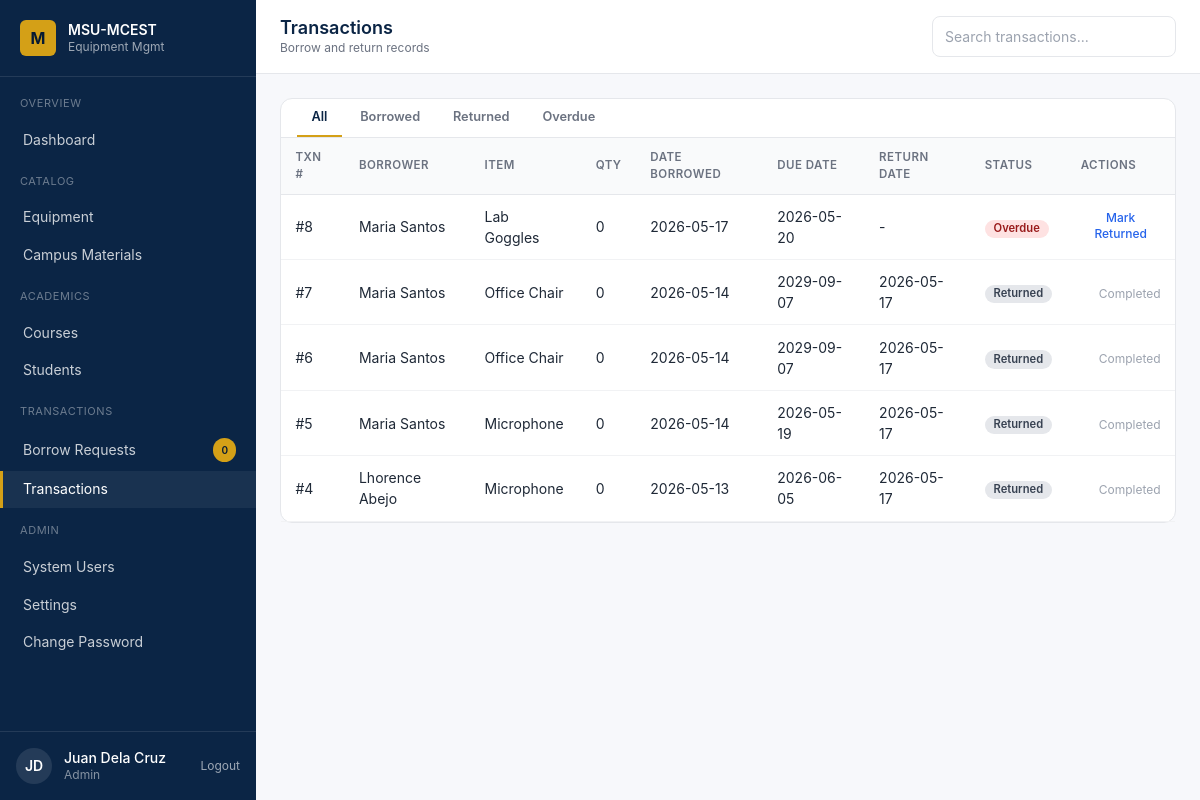
Page /pages/transactions.php (signed in) on the committed database.
### tables this page shows
CREATE TABLE `users` (
  `user_id` int(11) NOT NULL,
  `student_id` int(11) DEFAULT NULL,
  `official_id` varchar(50) DEFAULT NULL,
  `username` varchar(100) NOT NULL,
  `password` varchar(255) NOT NULL,
  `role` enum('student','admin','faculty') DEFAULT 'student',
  `is_default_password` tinyint(1) DEFAULT 1,
  `is_active` tinyint(1) DEFAULT 1,
  `last_login` timestamp NULL DEFAULT NULL,
  `created_at` timestamp NOT NULL DEFAULT current_timestamp()
);

CREATE TABLE `master_list` (
  `student_id` int(11) NOT NULL,
  `first_name` varchar(100) NOT NULL,
  `last_name` varchar(255) NOT NULL,
  `course_code` varchar(20) DEFAULT NULL,
  `year_level` varchar(50) DEFAULT NULL,
  `created_at` timestamp NOT NULL DEFAULT current_timestamp()
);

CREATE TABLE `transactions` (
  `transaction_id` int(11) NOT NULL,
  `request_id` int(11) NOT NULL,
  `student_id` int(11) NOT NULL,
  `item_id` int(11) NOT NULL,
  `quantity_borrowed` int(11) NOT NULL,
  `borrow_date` date NOT NULL,
  `expected_return_date` date NOT NULL,
  `created_at` timestamp NOT NULL DEFAULT current_timestamp(),
  `updated_at` timestamp NOT NULL DEFAULT current_timestamp() ON UPDATE current_timestamp(),
  `status` enum('PENDING','ONGOING','RETURNED') DEFAULT 'PENDING'
);

CREATE TABLE `items` (
  `item_id` int(11) NOT NULL,
  `item_name` varchar(200) NOT NULL,
  `description` varchar(1000) DEFAULT NULL,
  `unit_id` int(11) DEFAULT NULL,
  `category_id` int(11) NOT NULL,
  `total_quantity` int(11) NOT NULL DEFAULT 0,
  `available_quantity` int(11) NOT NULL DEFAULT 0,
  `min_quantity_alert` int(11) DEFAULT 5,
  `received_by_official_id` varchar(50) DEFAULT NULL,
  `date_added` date DEFAULT NULL,
  `status` enum('active','inactive') DEFAULT 'active',
  `stock_status` enum('out_of_stock','low_stock','available') NOT NULL DEFAULT 'out_of_stock',
  `created_at` timestamp NOT NULL DEFAULT current_timestamp(),
  `updated_at` timestamp NOT NULL DEFAULT current_timestamp() ON UPDATE current_timestamp()
);

### process/_helpers.php (called while the page is built, shortened)
<?php
function can_manage_user_roles($role)
{
    return $role === 'admin';
}

### pages/transactions.php (the view, shortened to what this page needs)
<?php
require_once __DIR__ . '/../partials/page-data.php';
$transactionRows = all_rows(
    'SELECT t.*, i.item_name, CONCAT(m.first_name, " ", m.last_name) AS borrower_name
     FROM transactions t
     JOIN items i ON i.item_id = t.item_id
     JOIN master_list m ON m.student_id = t.student_id
     ORDER BY t.created_at DESC'
);
?>
<!doctype html>
<html lang="en">
<head>
  <script src="https://cdn.tailwindcss.com"></script>
  <link rel="stylesheet" href="../css/app.css" />
</head>
<body class="min-h-screen bg-surface">
<aside class="sidebar hidden md:flex md:flex-col w-64 bg-navy text-white fixed inset-y-0 left-0 z-30">
  <div class="px-5 py-5 border-b border-white/10 flex items-center gap-3">
    <div class="w-9 h-9 rounded-md bg-gold text-navy-dark grid place-items-center font-bold">M</div>
    <div>
      <div class="text-sm font-semibold leading-tight">MSU-MCEST</div>
      <div class="text-xs text-white/60">Equipment Mgmt</div>
    </div>
  </div>
  <nav class="flex-1 py-4 text-sm">
    <p class="px-5 mt-3 first:mt-0 text-[11px] uppercase tracking-wider text-white/40 mb-2">Overview</p>
    <a href="admin-dashboard.php" class="nav-link">Dashboard</a>
    <p class="px-5 mt-3 first:mt-0 text-[11px] uppercase tracking-wider text-white/40 mb-2">Catalog</p>
    <a href="equipment.php" class="nav-link">Equipment</a>
    <a href="materials.php" class="nav-link">Campus Materials</a>
    <p class="px-5 mt-3 first:mt-0 text-[11px] uppercase tracking-wider text-white/40 mb-2">Academics</p>
    <a href="courses.php" class="nav-link">Courses</a>
    <a href="students.php" class="nav-link">Students</a>
    <p class="px-5 mt-3 first:mt-0 text-[11px] uppercase tracking-wider text-white/40 mb-2">Transactions</p>
    <a href="requests.php" class="nav-link flex items-center">Borrow Requests<span class="ml-auto text-[10px] bg-gold text-navy-dark font-semibold px-2 py-0.5 rounded-full"><?php echo $pendingCount; ?></span></a>
    <a href="transactions.php" class="nav-link active">Transactions</a>
    <p class="px-5 mt-3 first:mt-0 text-[11px] uppercase tracking-wider text-white/40 mb-2">Admin</p>
    <?php if ($canManageUserRoles): ?>
    <a href="users.php" class="nav-link">System Users</a>
    <?php endif; ?>
    <a href="admin-settings.php" class="nav-link">Settings</a>
    <a href="change-password.php" class="nav-link">Change Password</a>
  </nav>
  <div class="p-4 border-t border-white/10 flex items-center gap-3">
    <div class="w-9 h-9 rounded-full bg-white/10 grid place-items-center text-sm font-semibold"><?php echo h($currentInitials); ?></div>
    <div class="text-sm leading-tight">
      <div class="font-medium"><?php echo h($currentName); ?></div>
      <div class="text-white/50 text-xs"><?php echo h(ucfirst($currentUser['role'] ?? 'user')); ?></div>
    </div>
    <a href="../process/logout.php" class="ml-auto text-white/60 hover:text-gold text-xs" data-confirm="Log out now?">Logout</a>
  </div>
</aside>
  <div class="md:ml-64 main-shift page-fade">
    <header class="bg-white border-b border-gray-200 sticky top-0 z-10">
      <div class="px-6 py-4 flex flex-wrap items-center gap-4">
        <div class="min-w-0">
          <h1 class="text-lg font-semibold text-navy leading-tight whitespace-nowrap">Transactions</h1>
          <p class="text-xs text-gray-500">Borrow and return records</p>
        </div>
        <div class="ml-auto flex items-center gap-2 flex-wrap justify-end"><input class="input max-w-xs" placeholder="Search transactions..." data-search-target="#txnTable" /></div>
      </div>
    </header>
    <main class="p-6 space-y-6">
      <section class="card">
              <div data-tabs data-tabs-target="#txnTable" class="flex flex-wrap gap-1 border-b border-gray-200 px-4">
        <button class="tab is-active" data-tab="all">All</button>
        <button class="tab" data-tab="borrowed">Borrowed</button>
        <button class="tab" data-tab="returned">Returned</button>
        <button class="tab" data-tab="overdue">Overdue</button>
      </div>
        <div class="overflow-x-auto" id="txnTable">
          <table class="table">
            <thead><tr>
              <th>Txn #</th><th>Borrower</th><th>Item</th><th>Qty</th>
              <th>Date Borrowed</th><th>Due Date</th><th>Return Date</th><th>Status</th><th class="text-right">Actions</th>
            </tr></thead>
            <tbody>
              <?php if (!$transactionRows): ?>
                <tr><td colspan="9"><div class="empty"><div class="icon">-</div><p class="font-medium text-gray-700">No transactions yet</p><p class="text-sm">Approved borrow requests become transactions here.</p></div></td></tr>
              <?php else: foreach ($transactionRows as $transaction):
                $isReturned = $transaction['status'] === 'RETURNED';
                $isOverdue = !$isReturned && $transaction['expected_return_date'] < date('Y-m-d');
                $statusKey = $isReturned ? 'returned' : ($isOverdue ? 'overdue' : 'borrowed');
                $statusText = $isOverdue ? 'OVERDUE' : $transaction['status'];
              ?>
                <tr data-status="<?php echo h($statusKey); ?>" data-searchable>
                  <td>#<?php echo h($transaction['transaction_id']); ?></td>
                  <td><?php echo h($transaction['borrower_name']); ?></td>
                  <td><?php echo h($transaction['item_name']); ?></td>
                  <td><?php echo h($transaction['quantity_borrowed']); ?></td>
                  <td><?php echo h($transaction['borrow_date']); ?></td>
                  <td><?php echo h($transaction['expected_return_date']); ?></td>
                  <td><?php echo $isReturned ? h(substr($transaction['updated_at'], 0, 10)) : '-'; ?></td>
                  <td><?php echo badge($statusText); ?></td>
                  <td class="text-right">
                    <?php if (!$isReturned): ?>
                      <form method="POST" action="../process/transactions.php" class="inline" onsubmit="return confirm('Mark this item as returned?');">
                        <button name="action" value="return" class="text-blue-600 hover:text-blue-800 text-xs font-medium">Mark Returned</button>
                      </form>
                    <?php else: ?>
                      <span class="text-xs text-gray-400">Completed</span>
                    <?php endif; ?>
                  </td>
                </tr>
              <?php endforeach; endif; ?>
            </tbody>
          </table>
        </div>
      </section>
    </main>
  </div>
</body>
</html>

### partials/page-data.php (shortened to what this page needs)
<?php
require_once __DIR__ . '/../process/_helpers.php';
function h($value)
{
    return htmlspecialchars((string) ($value ?? ''), ENT_QUOTES, 'UTF-8');
}
function one_value($sql, array $params = [])
{
    global $pdo;
    $stmt = $pdo->prepare($sql);
    $stmt->execute($params);
    return $stmt->fetchColumn();
}
function all_rows($sql, array $params = [])
{
    global $pdo;
    $stmt = $pdo->prepare($sql);
    $stmt->execute($params);
    return $stmt->fetchAll();
}
function current_user()
{
    return all_rows(
        'SELECT u.*, m.first_name, m.last_name, m.course_code, m.year_level
         FROM users u
         LEFT JOIN master_list m ON m.student_id = u.student_id
         WHERE u.user_id = ?
         LIMIT 1',
        [$_SESSION['user_id']]
    )[0] ?? null;
}
function user_full_name($user)
{
    $name = trim(($user['first_name'] ?? '') . ' ' . ($user['last_name'] ?? ''));
    return $name !== '' ? $name : ($user['username'] ?? 'User');
}
function initials($name)
{
    $parts = preg_split('/\s+/', trim($name), -1, PREG_SPLIT_NO_EMPTY);
    $letters = '';
    foreach (array_slice($parts, 0, 2) as $part) {
        $letters .= strtoupper(substr($part, 0, 1));
    }
    return $letters ?: 'U';
}
function pending_request_count()
{
    return (int) one_value('SELECT COUNT(*) FROM borrow_request WHERE status = "PENDING"');
}
function badge($status)
{
    $statusText = strtoupper((string) $status);
    $class = 'badge';
    if (in_array($statusText, ['PENDING'], true)) {
        $class .= ' badge-pending';
    } elseif (in_array($statusText, ['APPROVED', 'ONGOING'], true)) {
        $class .= ' badge-approved';
    } elseif (in_array($statusText, ['REJECTED', 'CANCELLED'], true)) {
        $class .= ' badge-rejected';
    } elseif ($statusText === 'RETURNED') {
        $class .= ' badge-returned';
    } elseif ($statusText === 'OVERDUE') {
        $class .= ' badge-rejected';
    }
    return '<span class="' . h($class) . '">' . h(ucfirst(strtolower($statusText))) . '</span>';
}
$currentUser = current_user();
$currentName = $currentUser ? user_full_name($currentUser) : 'User';
$currentInitials = initials($currentName);
$canManageUserRoles = can_manage_user_roles($currentUser['role'] ?? ($_SESSION['role'] ?? ''));
$pendingCount = pending_request_count();

### css/app.css (style rules this page uses)
html, body { height: 100%; }
body { font-family: 'Inter', system-ui, -apple-system, Segoe UI, Roboto, sans-serif; background: #F7F8FB; color: #111827; }
.page-fade { opacity: 1; transition: opacity .2s ease; }
.js-ready .page-fade { opacity: 0; }
.js-ready .page-fade.is-ready { opacity: 1; }
.nav-link { display: flex; align-items: center; gap: .625rem; padding: .55rem 1.25rem; color: rgba(255,255,255,.78); border-left: 3px solid transparent; }
.nav-link.active { background: rgba(255,255,255,.06); color: #fff; border-left-color: #D4A017; }
.badge { display:inline-flex; align-items:center; padding:.15rem .55rem; border-radius:9999px; font-size:.7rem; font-weight:600; line-height:1.2; }
.badge-rejected { background:#FEE2E2; color:#991B1B; }
.badge-returned { background:#E5E7EB; color:#374151; }
.input, .select, .textarea { width: 100%; border: 1px solid #E5E7EB; background: #fff; border-radius: .5rem; padding: .55rem .75rem; font-size: .875rem; color: #111827; }
.card { background:#fff; border:1px solid #E5E7EB; border-radius:.75rem; }
.table { width:100%; border-collapse:separate; border-spacing:0; font-size:.875rem; }
.table thead th { text-align:left; font-weight:600; font-size:.72rem; text-transform:uppercase; letter-spacing:.04em; color:#6B7280; background:#F9FAFB; padding:.65rem .9rem; border-bottom:1px solid #E5E7EB; }
.table tbody td { padding:.7rem .9rem; border-bottom:1px solid #F1F2F4; color:#1F2937; vertical-align: middle; }
.tab { padding:.55rem .9rem; font-size:.8rem; font-weight:600; color:#6B7280; border-bottom:2px solid transparent; }
.tab.is-active { color:#0B2545; border-bottom-color:#D4A017; }

### rows in the picture
users: student.last_name "JD", student.last_name "Juan Dela Cruz", role "Admin"
transactions: transaction_id "8", borrower_name "Maria Santos", item.item_name "Lab Goggles", quantity_borrowed "0", borrow_date "2026-05-17", expected_return_date "2026-05-20"
transactions: transaction_id "7", borrower_name "Maria Santos", item.item_name "Office Chair", quantity_borrowed "0", borrow_date "2026-05-14", expected_return_date "2029-09-07", updated_at "2026-05-17", status "Returned", shows "Completed"
transactions: transaction_id "6", borrower_name "Maria Santos", item.item_name "Office Chair", quantity_borrowed "0", borrow_date "2026-05-14", expected_return_date "2029-09-07", updated_at "2026-05-17", status "Returned", shows "Completed"
transactions: transaction_id "5", borrower_name "Maria Santos", item.item_name "Microphone", quantity_borrowed "0", borrow_date "2026-05-14", expected_return_date "2026-05-19", updated_at "2026-05-17", status "Returned", shows "Completed"
transactions: transaction_id "4", borrower_name "Lhorence Abejo", item.item_name "Microphone", quantity_borrowed "0", borrow_date "2026-05-13", expected_return_date "2026-06-05", updated_at "2026-05-17", status "Returned", shows "Completed"

### other values in the picture
$pendingCount "0"
